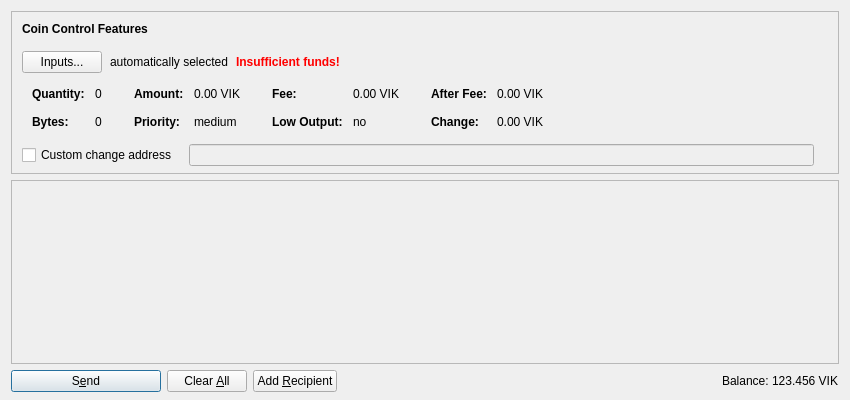
<?xml version="1.0" encoding="UTF-8"?>
<ui version="4.0">
 <class>SendCoinsDialog</class>
 <widget class="QDialog" name="SendCoinsDialog">
  <property name="geometry">
   <rect>
    <x>0</x>
    <y>0</y>
    <width>850</width>
    <height>400</height>
   </rect>
  </property>
  <property name="windowTitle">
   <string>Send Coins</string>
  </property>
  <layout class="QVBoxLayout" name="verticalLayout" stretch="0,1,0">
   <property name="bottomMargin">
    <number>8</number>
   </property>
   <item>
    <widget class="QFrame" name="frameCoinControl">
     <property name="sizePolicy">
      <sizepolicy hsizetype="Expanding" vsizetype="Expanding">
       <horstretch>0</horstretch>
       <verstretch>0</verstretch>
      </sizepolicy>
     </property>
     <property name="maximumSize">
      <size>
       <width>16777215</width>
       <height>16777215</height>
      </size>
     </property>
     <property name="frameShape">
      <enum>QFrame::StyledPanel</enum>
     </property>
     <property name="frameShadow">
      <enum>QFrame::Sunken</enum>
     </property>
     <layout class="QVBoxLayout" name="verticalLayoutCoinControl2">
      <property name="spacing">
       <number>0</number>
      </property>
      <property name="leftMargin">
       <number>0</number>
      </property>
      <property name="topMargin">
       <number>0</number>
      </property>
      <property name="rightMargin">
       <number>0</number>
      </property>
      <property name="bottomMargin">
       <number>6</number>
      </property>
      <item>
       <layout class="QVBoxLayout" name="verticalLayoutCoinControl" stretch="0,0,0,0,1">
        <property name="spacing">
         <number>0</number>
        </property>
        <property name="leftMargin">
         <number>10</number>
        </property>
        <property name="topMargin">
         <number>10</number>
        </property>
        <item>
         <layout class="QHBoxLayout" name="horizontalLayoutCoinControl1">
          <property name="bottomMargin">
           <number>15</number>
          </property>
          <item>
           <widget class="QLabel" name="labelCoinControlFeatures">
            <property name="sizePolicy">
             <sizepolicy hsizetype="Preferred" vsizetype="Maximum">
              <horstretch>0</horstretch>
              <verstretch>0</verstretch>
             </sizepolicy>
            </property>
            <property name="font">
             <font>
              <weight>75</weight>
              <bold>true</bold>
             </font>
            </property>
            <property name="styleSheet">
             <string notr="true">font-weight:bold;</string>
            </property>
            <property name="text">
             <string>Coin Control Features</string>
            </property>
           </widget>
          </item>
         </layout>
        </item>
        <item>
         <layout class="QHBoxLayout" name="horizontalLayoutCoinControl2" stretch="0,0,0,0">
          <property name="spacing">
           <number>8</number>
          </property>
          <property name="bottomMargin">
           <number>10</number>
          </property>
          <item>
           <widget class="QPushButton" name="pushButtonCoinControl">
            <property name="styleSheet">
             <string notr="true"/>
            </property>
            <property name="text">
             <string>Inputs...</string>
            </property>
           </widget>
          </item>
          <item>
           <widget class="QLabel" name="labelCoinControlAutomaticallySelected">
            <property name="text">
             <string>automatically selected</string>
            </property>
            <property name="margin">
             <number>5</number>
            </property>
           </widget>
          </item>
          <item>
           <widget class="QLabel" name="labelCoinControlInsuffFunds">
            <property name="font">
             <font>
              <weight>75</weight>
              <bold>true</bold>
             </font>
            </property>
            <property name="styleSheet">
             <string notr="true">color:red;font-weight:bold;</string>
            </property>
            <property name="text">
             <string>Insufficient funds!</string>
            </property>
            <property name="margin">
             <number>5</number>
            </property>
           </widget>
          </item>
          <item>
           <spacer name="horizontalSpacerCoinControl">
            <property name="orientation">
             <enum>Qt::Horizontal</enum>
            </property>
            <property name="sizeHint" stdset="0">
             <size>
              <width>40</width>
              <height>1</height>
             </size>
            </property>
           </spacer>
          </item>
         </layout>
        </item>
        <item>
         <widget class="QWidget" name="widgetCoinControl" native="true">
          <property name="sizePolicy">
           <sizepolicy hsizetype="Preferred" vsizetype="Preferred">
            <horstretch>0</horstretch>
            <verstretch>0</verstretch>
           </sizepolicy>
          </property>
          <property name="minimumSize">
           <size>
            <width>0</width>
            <height>0</height>
           </size>
          </property>
          <property name="styleSheet">
           <string notr="true"/>
          </property>
          <layout class="QHBoxLayout" name="horizontalLayoutCoinControl5">
           <property name="leftMargin">
            <number>0</number>
           </property>
           <property name="topMargin">
            <number>0</number>
           </property>
           <property name="rightMargin">
            <number>0</number>
           </property>
           <property name="bottomMargin">
            <number>0</number>
           </property>
           <item>
            <layout class="QHBoxLayout" name="horizontalLayoutCoinControl3" stretch="0,0,0,1">
             <property name="spacing">
              <number>20</number>
             </property>
             <property name="topMargin">
              <number>0</number>
             </property>
             <property name="bottomMargin">
              <number>10</number>
             </property>
             <item>
              <layout class="QFormLayout" name="formLayoutCoinControl1">
               <property name="horizontalSpacing">
                <number>10</number>
               </property>
               <property name="verticalSpacing">
                <number>14</number>
               </property>
               <property name="leftMargin">
                <number>10</number>
               </property>
               <property name="topMargin">
                <number>4</number>
               </property>
               <property name="rightMargin">
                <number>6</number>
               </property>
               <item row="0" column="0">
                <widget class="QLabel" name="labelCoinControlQuantityText">
                 <property name="font">
                  <font>
                   <weight>75</weight>
                   <bold>true</bold>
                  </font>
                 </property>
                 <property name="text">
                  <string>Quantity:</string>
                 </property>
                 <property name="margin">
                  <number>0</number>
                 </property>
                </widget>
               </item>
               <item row="0" column="1">
                <widget class="QLabel" name="labelCoinControlQuantity">
                 <property name="cursor">
                  <cursorShape>IBeamCursor</cursorShape>
                 </property>
                 <property name="contextMenuPolicy">
                  <enum>Qt::ActionsContextMenu</enum>
                 </property>
                 <property name="text">
                  <string notr="true">0</string>
                 </property>
                 <property name="margin">
                  <number>0</number>
                 </property>
                 <property name="textInteractionFlags">
                  <set>Qt::LinksAccessibleByMouse|Qt::TextSelectableByKeyboard|Qt::TextSelectableByMouse</set>
                 </property>
                </widget>
               </item>
               <item row="1" column="0">
                <widget class="QLabel" name="labelCoinControlBytesText">
                 <property name="font">
                  <font>
                   <weight>75</weight>
                   <bold>true</bold>
                  </font>
                 </property>
                 <property name="text">
                  <string>Bytes:</string>
                 </property>
                </widget>
               </item>
               <item row="1" column="1">
                <widget class="QLabel" name="labelCoinControlBytes">
                 <property name="cursor">
                  <cursorShape>IBeamCursor</cursorShape>
                 </property>
                 <property name="contextMenuPolicy">
                  <enum>Qt::ActionsContextMenu</enum>
                 </property>
                 <property name="text">
                  <string notr="true">0</string>
                 </property>
                 <property name="textInteractionFlags">
                  <set>Qt::LinksAccessibleByMouse|Qt::TextSelectableByKeyboard|Qt::TextSelectableByMouse</set>
                 </property>
                </widget>
               </item>
              </layout>
             </item>
             <item>
              <layout class="QFormLayout" name="formLayoutCoinControl2">
               <property name="horizontalSpacing">
                <number>10</number>
               </property>
               <property name="verticalSpacing">
                <number>14</number>
               </property>
               <property name="leftMargin">
                <number>6</number>
               </property>
               <property name="topMargin">
                <number>4</number>
               </property>
               <property name="rightMargin">
                <number>6</number>
               </property>
               <item row="0" column="0">
                <widget class="QLabel" name="labelCoinControlAmountText">
                 <property name="font">
                  <font>
                   <weight>75</weight>
                   <bold>true</bold>
                  </font>
                 </property>
                 <property name="text">
                  <string>Amount:</string>
                 </property>
                 <property name="margin">
                  <number>0</number>
                 </property>
                </widget>
               </item>
               <item row="0" column="1">
                <widget class="QLabel" name="labelCoinControlAmount">
                 <property name="cursor">
                  <cursorShape>IBeamCursor</cursorShape>
                 </property>
                 <property name="contextMenuPolicy">
                  <enum>Qt::ActionsContextMenu</enum>
                 </property>
                 <property name="text">
                  <string notr="true">0.00 VIK</string>
                 </property>
                 <property name="textInteractionFlags">
                  <set>Qt::LinksAccessibleByMouse|Qt::TextSelectableByKeyboard|Qt::TextSelectableByMouse</set>
                 </property>
                </widget>
               </item>
               <item row="1" column="0">
                <widget class="QLabel" name="labelCoinControlPriorityText">
                 <property name="font">
                  <font>
                   <weight>75</weight>
                   <bold>true</bold>
                  </font>
                 </property>
                 <property name="text">
                  <string>Priority:</string>
                 </property>
                </widget>
               </item>
               <item row="1" column="1">
                <widget class="QLabel" name="labelCoinControlPriority">
                 <property name="cursor">
                  <cursorShape>IBeamCursor</cursorShape>
                 </property>
                 <property name="contextMenuPolicy">
                  <enum>Qt::ActionsContextMenu</enum>
                 </property>
                 <property name="text">
                  <string notr="true">medium</string>
                 </property>
                 <property name="textInteractionFlags">
                  <set>Qt::LinksAccessibleByMouse|Qt::TextSelectableByKeyboard|Qt::TextSelectableByMouse</set>
                 </property>
                </widget>
               </item>
              </layout>
             </item>
             <item>
              <layout class="QFormLayout" name="formLayoutCoinControl3">
               <property name="horizontalSpacing">
                <number>10</number>
               </property>
               <property name="verticalSpacing">
                <number>14</number>
               </property>
               <property name="leftMargin">
                <number>6</number>
               </property>
               <property name="topMargin">
                <number>4</number>
               </property>
               <property name="rightMargin">
                <number>6</number>
               </property>
               <item row="0" column="0">
                <widget class="QLabel" name="labelCoinControlFeeText">
                 <property name="font">
                  <font>
                   <weight>75</weight>
                   <bold>true</bold>
                  </font>
                 </property>
                 <property name="text">
                  <string>Fee:</string>
                 </property>
                 <property name="margin">
                  <number>0</number>
                 </property>
                </widget>
               </item>
               <item row="0" column="1">
                <widget class="QLabel" name="labelCoinControlFee">
                 <property name="cursor">
                  <cursorShape>IBeamCursor</cursorShape>
                 </property>
                 <property name="contextMenuPolicy">
                  <enum>Qt::ActionsContextMenu</enum>
                 </property>
                 <property name="text">
                  <string notr="true">0.00 VIK</string>
                 </property>
                 <property name="textInteractionFlags">
                  <set>Qt::LinksAccessibleByMouse|Qt::TextSelectableByKeyboard|Qt::TextSelectableByMouse</set>
                 </property>
                </widget>
               </item>
               <item row="1" column="0">
                <widget class="QLabel" name="labelCoinControlLowOutputText">
                 <property name="font">
                  <font>
                   <weight>75</weight>
                   <bold>true</bold>
                  </font>
                 </property>
                 <property name="text">
                  <string>Low Output:</string>
                 </property>
                </widget>
               </item>
               <item row="1" column="1">
                <widget class="QLabel" name="labelCoinControlLowOutput">
                 <property name="cursor">
                  <cursorShape>IBeamCursor</cursorShape>
                 </property>
                 <property name="contextMenuPolicy">
                  <enum>Qt::ActionsContextMenu</enum>
                 </property>
                 <property name="text">
                  <string notr="true">no</string>
                 </property>
                 <property name="textInteractionFlags">
                  <set>Qt::LinksAccessibleByMouse|Qt::TextSelectableByKeyboard|Qt::TextSelectableByMouse</set>
                 </property>
                </widget>
               </item>
              </layout>
             </item>
             <item>
              <layout class="QFormLayout" name="formLayoutCoinControl4">
               <property name="horizontalSpacing">
                <number>10</number>
               </property>
               <property name="verticalSpacing">
                <number>14</number>
               </property>
               <property name="leftMargin">
                <number>6</number>
               </property>
               <property name="topMargin">
                <number>4</number>
               </property>
               <property name="rightMargin">
                <number>6</number>
               </property>
               <item row="0" column="0">
                <widget class="QLabel" name="labelCoinControlAfterFeeText">
                 <property name="font">
                  <font>
                   <weight>75</weight>
                   <bold>true</bold>
                  </font>
                 </property>
                 <property name="text">
                  <string>After Fee:</string>
                 </property>
                 <property name="margin">
                  <number>0</number>
                 </property>
                </widget>
               </item>
               <item row="0" column="1">
                <widget class="QLabel" name="labelCoinControlAfterFee">
                 <property name="cursor">
                  <cursorShape>IBeamCursor</cursorShape>
                 </property>
                 <property name="contextMenuPolicy">
                  <enum>Qt::ActionsContextMenu</enum>
                 </property>
                 <property name="text">
                  <string notr="true">0.00 VIK</string>
                 </property>
                 <property name="textInteractionFlags">
                  <set>Qt::LinksAccessibleByMouse|Qt::TextSelectableByKeyboard|Qt::TextSelectableByMouse</set>
                 </property>
                </widget>
               </item>
               <item row="1" column="0">
                <widget class="QLabel" name="labelCoinControlChangeText">
                 <property name="font">
                  <font>
                   <weight>75</weight>
                   <bold>true</bold>
                  </font>
                 </property>
                 <property name="text">
                  <string>Change:</string>
                 </property>
                </widget>
               </item>
               <item row="1" column="1">
                <widget class="QLabel" name="labelCoinControlChange">
                 <property name="cursor">
                  <cursorShape>IBeamCursor</cursorShape>
                 </property>
                 <property name="contextMenuPolicy">
                  <enum>Qt::ActionsContextMenu</enum>
                 </property>
                 <property name="text">
                  <string notr="true">0.00 VIK</string>
                 </property>
                 <property name="textInteractionFlags">
                  <set>Qt::LinksAccessibleByMouse|Qt::TextSelectableByKeyboard|Qt::TextSelectableByMouse</set>
                 </property>
                </widget>
               </item>
              </layout>
             </item>
            </layout>
           </item>
          </layout>
         </widget>
        </item>
        <item>
         <layout class="QHBoxLayout" name="horizontalLayoutCoinControl4" stretch="0,0,0">
          <property name="spacing">
           <number>12</number>
          </property>
          <property name="sizeConstraint">
           <enum>QLayout::SetDefaultConstraint</enum>
          </property>
          <property name="topMargin">
           <number>5</number>
          </property>
          <property name="rightMargin">
           <number>5</number>
          </property>
          <item>
           <widget class="QCheckBox" name="checkBoxCoinControlChange">
            <property name="toolTip">
             <string>If this is activated, but the change address is empty or invalid, change will be sent to a newly generated address.</string>
            </property>
            <property name="text">
             <string>Custom change address</string>
            </property>
           </widget>
          </item>
          <item>
           <widget class="QValidatedLineEdit" name="lineEditCoinControlChange">
            <property name="enabled">
             <bool>false</bool>
            </property>
            <property name="sizePolicy">
             <sizepolicy hsizetype="Expanding" vsizetype="Fixed">
              <horstretch>0</horstretch>
              <verstretch>0</verstretch>
             </sizepolicy>
            </property>
           </widget>
          </item>
          <item>
           <widget class="QLabel" name="labelCoinControlChangeLabel">
            <property name="sizePolicy">
             <sizepolicy hsizetype="Preferred" vsizetype="Expanding">
              <horstretch>0</horstretch>
              <verstretch>0</verstretch>
             </sizepolicy>
            </property>
            <property name="minimumSize">
             <size>
              <width>0</width>
              <height>0</height>
             </size>
            </property>
            <property name="text">
             <string/>
            </property>
            <property name="margin">
             <number>3</number>
            </property>
           </widget>
          </item>
         </layout>
        </item>
        <item>
         <spacer name="verticalSpacerCoinControl">
          <property name="orientation">
           <enum>Qt::Vertical</enum>
          </property>
          <property name="sizeHint" stdset="0">
           <size>
            <width>800</width>
            <height>1</height>
           </size>
          </property>
         </spacer>
        </item>
       </layout>
      </item>
     </layout>
    </widget>
   </item>
   <item>
    <widget class="QScrollArea" name="scrollArea">
     <property name="widgetResizable">
      <bool>true</bool>
     </property>
     <widget class="QWidget" name="scrollAreaWidgetContents">
      <property name="geometry">
       <rect>
        <x>0</x>
        <y>0</y>
        <width>830</width>
        <height>178</height>
       </rect>
      </property>
      <layout class="QVBoxLayout" name="verticalLayout_2" stretch="0,1">
       <property name="leftMargin">
        <number>0</number>
       </property>
       <property name="topMargin">
        <number>0</number>
       </property>
       <property name="rightMargin">
        <number>0</number>
       </property>
       <property name="bottomMargin">
        <number>0</number>
       </property>
       <item>
        <layout class="QVBoxLayout" name="entries">
         <property name="spacing">
          <number>6</number>
         </property>
        </layout>
       </item>
       <item>
        <spacer name="verticalSpacer">
         <property name="orientation">
          <enum>Qt::Vertical</enum>
         </property>
         <property name="sizeHint" stdset="0">
          <size>
           <width>20</width>
           <height>40</height>
          </size>
         </property>
        </spacer>
       </item>
      </layout>
     </widget>
    </widget>
   </item>
   <item>
    <layout class="QHBoxLayout" name="horizontalLayout">
     <item>
      <widget class="QPushButton" name="sendButton">
       <property name="minimumSize">
        <size>
         <width>150</width>
         <height>0</height>
        </size>
       </property>
       <property name="toolTip">
        <string>Confirm the send action</string>
       </property>
       <property name="text">
        <string>S&amp;end</string>
       </property>
       <property name="icon">
        <iconset resource="../vikingcoin.qrc">
         <normaloff>:/icons/send</normaloff>:/icons/send</iconset>
       </property>
       <property name="default">
        <bool>true</bool>
       </property>
      </widget>
     </item>
     <item>
      <widget class="QPushButton" name="clearButton">
       <property name="sizePolicy">
        <sizepolicy hsizetype="Minimum" vsizetype="Fixed">
         <horstretch>0</horstretch>
         <verstretch>0</verstretch>
        </sizepolicy>
       </property>
       <property name="toolTip">
        <string>Clear all fields of the form.</string>
       </property>
       <property name="text">
        <string>Clear &amp;All</string>
       </property>
       <property name="icon">
        <iconset resource="../vikingcoin.qrc">
         <normaloff>:/icons/remove</normaloff>:/icons/remove</iconset>
       </property>
       <property name="autoRepeatDelay">
        <number>300</number>
       </property>
       <property name="autoDefault">
        <bool>false</bool>
       </property>
      </widget>
     </item>
     <item>
      <widget class="QPushButton" name="addButton">
       <property name="toolTip">
        <string>Send to multiple recipients at once</string>
       </property>
       <property name="text">
        <string>Add &amp;Recipient</string>
       </property>
       <property name="icon">
        <iconset resource="../vikingcoin.qrc">
         <normaloff>:/icons/add</normaloff>:/icons/add</iconset>
       </property>
       <property name="autoDefault">
        <bool>false</bool>
       </property>
      </widget>
     </item>
     <item>
      <spacer name="horizontalSpacer">
       <property name="orientation">
        <enum>Qt::Horizontal</enum>
       </property>
       <property name="sizeHint" stdset="0">
        <size>
         <width>40</width>
         <height>20</height>
        </size>
       </property>
      </spacer>
     </item>
     <item>
      <layout class="QHBoxLayout" name="horizontalLayout_2">
       <property name="spacing">
        <number>3</number>
       </property>
       <item>
        <widget class="QLabel" name="label">
         <property name="sizePolicy">
          <sizepolicy hsizetype="Preferred" vsizetype="Fixed">
           <horstretch>0</horstretch>
           <verstretch>0</verstretch>
          </sizepolicy>
         </property>
         <property name="text">
          <string>Balance:</string>
         </property>
        </widget>
       </item>
       <item>
        <widget class="QLabel" name="labelBalance">
         <property name="sizePolicy">
          <sizepolicy hsizetype="Preferred" vsizetype="Fixed">
           <horstretch>0</horstretch>
           <verstretch>0</verstretch>
          </sizepolicy>
         </property>
         <property name="cursor">
          <cursorShape>IBeamCursor</cursorShape>
         </property>
         <property name="text">
          <string notr="true">123.456 VIK</string>
         </property>
         <property name="textInteractionFlags">
          <set>Qt::LinksAccessibleByMouse|Qt::TextSelectableByKeyboard|Qt::TextSelectableByMouse</set>
         </property>
        </widget>
       </item>
      </layout>
     </item>
    </layout>
   </item>
  </layout>
 </widget>
 <customwidgets>
  <customwidget>
   <class>QValidatedLineEdit</class>
   <extends>QLineEdit</extends>
   <header>qvalidatedlineedit.h</header>
  </customwidget>
 </customwidgets>
 <resources>
  <include location="../vikingcoin.qrc"/>
 </resources>
 <connections/>
</ui>
